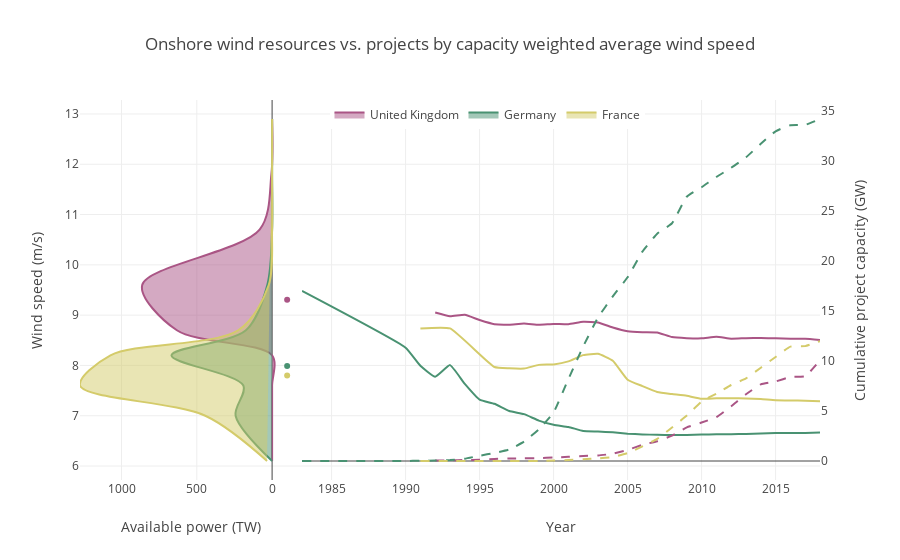

Here is the notebook cell this chart was saved with:
### Markdown cell above
Compare turbines with resources

### Code cell
fig = tools.make_subplots(rows=1, cols=3);
axes=[]
for i in range(len(cs)):
    c=cs[i]
    c2=c2s[i]
    x,y,z,w=projects(ons,c)
    x2=[class2speed[i] for i in wind_res[c2].keys()]
    y2=np.array(list(wind_res[c2].values()))
    #calculate average resource class, weighted by available capacity in each class 
    x2a=np.average(x2,weights=y2)
    fig.append_trace(
        go.Scatter(x=y2,y=x2,
            mode = 'lines',
            fill='toself',
            legendgroup= c2,
            name = c2,
            line=dict(
                color=colors[i],
                shape='spline',
                smoothing=smoothing[1]
            )
        ),1,1
    ); axes.append({'x':'','y':''});
    fig.append_trace(
        go.Scatter(x=[-100],y=[x2a],
            legendgroup= c2,
            name = 'mean '+c,
            marker=dict(
                color=colors[i],
            ),
            showlegend=False
        ),1,1
    ); axes.append({'x':'','y':''});
    fig.append_trace(
        go.Scatter(x=x,y=z,
            mode = 'lines',
            name = 'wind speed '+ c,  
            legendgroup= c2,
            line=dict(
                color=colors[i],
                shape='spline',
                smoothing=smoothing[0]
            ),
            showlegend=False
        ),1,2
    ); axes.append({'x':'2','y':''});
    fig.append_trace(
        go.Scatter(x=x,y=np.array(w)/1e6, #kW to GW conversion
            mode = 'lines',
            name = 'capacity '+ c,  
            legendgroup= c2,
            line=dict(
                color=colors[i],
                shape='spline',
                dash='dash',
                smoothing=smoothing[0]
            ),
            showlegend=False
        ),1,3
    ); axes.append({'x':'2','y':'2'});

for i in range(len(fig['data'])):
    fig['data'][i]['xaxis']='x'+axes[i]['x']
    fig['data'][i]['yaxis']='y'+axes[i]['y']

layout = go.Layout(
    xaxis=dict(
        domain=[0, 0.3],
        title='Available power (TW)',
        autorange='reversed'
    ),
    yaxis=dict(
        title='Wind speed (m/s)',
        hoverformat = '.2f'
    ),
    xaxis2=dict(
        domain=[0.3, 1],
        title='Year'
    ),
    yaxis2=dict(
        overlaying='y',
        showgrid=False,
        side='right',
        anchor='x2',
        hoverformat = '.2f',
        title='Cumulative project capacity (GW)',
    ),
    title='Onshore wind resources vs. projects by capacity weighted average wind speed',
    legend=dict(
        orientation='h',
        x=0.55,
        y=1,
        xanchor='center'
    )
)
fig["layout"]=layout
fig["layout"]["showlegend"] = True
fig["layout"]['hovermode']='x'
iplot(fig, filename='ons5')

### Figure 1 — Plotly figure (JSON) as saved in the notebook; plotly's stock layout.template omitted (floating-point values rounded to 4 significant figures)
{"data": [{"fill": "toself", "legendgroup": "United Kingdom", "line": {"color": "#AA5585", "shape": "spline", "smoothing": 0.9}, "mode": "lines", "name": "United Kingdom", "type": "scatter", "uid": "fb75db86-cf2d-11e8-b526-b00594f12df5", "x": [0, 0, 0, 0, 632.6, 862.9, 82.85, 4.77, 0], "xaxis": "x", "y": [6.1, 7, 7.6, 8.2, 8.7, 9.6, 10.7, 11.8, 12.9], "yaxis": "y"}, {"legendgroup": "United Kingdom", "marker": {"color": "#AA5585"}, "name": "mean GB", "showlegend": false, "type": "scatter", "uid": "fb7a79e4-cf2d-11e8-97f9-b00594f12df5", "x": [-100], "xaxis": "x", "y": [9.305], "yaxis": "y"}, {"legendgroup": "United Kingdom", "line": {"color": "#AA5585", "shape": "spline", "smoothing": 0.4}, "mode": "lines", "name": "wind speed GB", "showlegend": false, "type": "scatter", "uid": "fb7d9b24-cf2d-11e8-acfd-b00594f12df5", "x": [1992, 1993, 1994, 1995, 1996, 1997, 1998, 1999, 2000, 2001, 2002, 2003, 2004, 2005, 2006, 2007, 2008, 2009, 2010, 2011, 2012, 2013, 2014, 2015, 2016, 2017, 2018], "xaxis": "x2", "y": [9.053, 8.978, 9.007, 8.902, 8.819, 8.811, 8.834, 8.808, 8.825, 8.819, 8.867, 8.856, 8.755, 8.681, 8.66, 8.655, 8.564, 8.543, 8.538, 8.571, 8.531, 8.542, 8.544, 8.54, 8.529, 8.529, 8.507], "yaxis": "y"}, {"legendgroup": "United Kingdom", "line": {"color": "#AA5585", "dash": "dash", "shape": "spline", "smoothing": 0.4}, "mode": "lines", "name": "capacity GB", "showlegend": false, "type": "scatter", "uid": "fb81e0d2-cf2d-11e8-b58e-b00594f12df5", "x": [1992, 1993, 1994, 1995, 1996, 1997, 1998, 1999, 2000, 2001, 2002, 2003, 2004, 2005, 2006, 2007, 2008, 2009, 2010, 2011, 2012, 2013, 2014, 2015, 2016, 2017, 2018], "xaxis": "x2", "y": [0.03898, 0.07477, 0.09517, 0.1258, 0.2016, 0.2464, 0.2644, 0.2878, 0.3456, 0.4128, 0.5012, 0.5469, 0.7279, 1.109, 1.613, 1.98, 2.533, 3.355, 3.838, 4.379, 5.472, 6.668, 7.658, 7.945, 8.386, 8.475, 10.06], "yaxis": "y2"}, {"fill": "toself", "legendgroup": "Germany", "line": {"color": "#499272", "shape": "spline", "smoothing": 0.9}, "mode": "lines", "name": "Germany", "type": "scatter", "uid": "fbdb79d2-cf2d-11e8-a600-b00594f12df5", "x": [0, 242.5, 190.7, 668.5, 174.0, 31.79, 0, 0, 0], "xaxis": "x", "y": [6.1, 7, 7.6, 8.2, 8.7, 9.6, 10.7, 11.8, 12.9], "yaxis": "y"}, {"legendgroup": "Germany", "marker": {"color": "#499272"}, "name": "mean DE", "showlegend": false, "type": "scatter", "uid": "fbdd75c2-cf2d-11e8-86e7-b00594f12df5", "x": [-100], "xaxis": "x", "y": [7.99], "yaxis": "y"}, {"legendgroup": "Germany", "line": {"color": "#499272", "shape": "spline", "smoothing": 0.4}, "mode": "lines", "name": "wind speed DE", "showlegend": false, "type": "scatter", "uid": "fbdf2366-cf2d-11e8-b13b-b00594f12df5", "x": [1983, 1990, 1991, 1992, 1993, 1994, 1995, 1996, 1997, 1998, 1999, 2000, 2001, 2002, 2003, 2004, 2005, 2006, 2007, 2008, 2009, 2010, 2011, 2012, 2013, 2014, 2015, 2016, 2017, 2018], "xaxis": "x2", "y": [9.481, 8.353, 7.993, 7.776, 8.006, 7.633, 7.319, 7.238, 7.095, 7.031, 6.904, 6.82, 6.777, 6.697, 6.686, 6.67, 6.643, 6.629, 6.621, 6.618, 6.616, 6.625, 6.63, 6.631, 6.639, 6.647, 6.655, 6.658, 6.658, 6.665], "yaxis": "y"}, {"legendgroup": "Germany", "line": {"color": "#499272", "dash": "dash", "shape": "spline", "smoothing": 0.4}, "mode": "lines", "name": "capacity DE", "showlegend": false, "type": "scatter", "uid": "fbe0f826-cf2d-11e8-9497-b00594f12df5", "x": [1983, 1990, 1991, 1992, 1993, 1994, 1995, 1996, 1997, 1998, 1999, 2000, 2001, 2002, 2003, 2004, 2005, 2006, 2007, 2008, 2009, 2010, 2011, 2012, 2013, 2014, 2015, 2016, 2017, 2018], "xaxis": "x2", "y": [0.0003, 0.00728, 0.02048, 0.03938, 0.09668, 0.2265, 0.5265, 0.8056, 1.146, 1.929, 3.159, 4.862, 8.186, 11.45, 14.32, 16.44, 18.35, 20.91, 22.7, 23.74, 26.39, 27.34, 28.37, 29.28, 30.32, 31.68, 32.92, 33.54, 33.57, 34.15], "yaxis": "y2"}, {"fill": "toself", "legendgroup": "France", "line": {"color": "#D4CB6A", "shape": "spline", "smoothing": 0.9}, "mode": "lines", "name": "France", "type": "scatter", "uid": "fc1113ee-cf2d-11e8-ad4d-b00594f12df5", "x": [33.42, 443.7, 1276.0, 1074.0, 225.3, 22.27, 0, 0, 0], "xaxis": "x", "y": [6.1, 7, 7.6, 8.2, 8.7, 9.6, 10.7, 11.8, 12.9], "yaxis": "y"}, {"legendgroup": "France", "marker": {"color": "#D4CB6A"}, "name": "mean FR", "showlegend": false, "type": "scatter", "uid": "fc1818c0-cf2d-11e8-afe5-b00594f12df5", "x": [-100], "xaxis": "x", "y": [7.802], "yaxis": "y"}, {"legendgroup": "France", "line": {"color": "#D4CB6A", "shape": "spline", "smoothing": 0.4}, "mode": "lines", "name": "wind speed FR", "showlegend": false, "type": "scatter", "uid": "fc1dbe2e-cf2d-11e8-9bf5-b00594f12df5", "x": [1991, 1993, 1996, 1997, 1998, 1999, 2000, 2001, 2002, 2003, 2004, 2005, 2006, 2007, 2008, 2009, 2010, 2011, 2012, 2013, 2014, 2015, 2016, 2017, 2018], "xaxis": "x2", "y": [8.736, 8.736, 7.97, 7.944, 7.938, 8.011, 8.021, 8.08, 8.205, 8.231, 8.093, 7.717, 7.59, 7.472, 7.431, 7.396, 7.337, 7.347, 7.348, 7.343, 7.331, 7.307, 7.303, 7.3, 7.29], "yaxis": "y"}, {"legendgroup": "France", "line": {"color": "#D4CB6A", "dash": "dash", "shape": "spline", "smoothing": 0.4}, "mode": "lines", "name": "capacity FR", "showlegend": false, "type": "scatter", "uid": "fc24ea24-cf2d-11e8-bba3-b00594f12df5", "x": [1991, 1993, 1996, 1997, 1998, 1999, 2000, 2001, 2002, 2003, 2004, 2005, 2006, 2007, 2008, 2009, 2010, 2011, 2012, 2013, 2014, 2015, 2016, 2017, 2018], "xaxis": "x2", "y": [0.0002, 0.0022, 0.0049, 0.0053, 0.00555, 0.01266, 0.05439, 0.09226, 0.166, 0.2641, 0.3921, 0.7842, 1.453, 2.206, 3.337, 4.535, 5.941, 6.73, 7.589, 8.246, 9.32, 10.39, 11.43, 11.47, 11.96], "yaxis": "y2"}], "layout": {"hovermode": "x", "legend": {"orientation": "h", "x": 0.55, "xanchor": "center", "y": 1}, "showlegend": true, "title": "Onshore wind resources vs. projects by capacity weighted average wind speed", "xaxis": {"autorange": "reversed", "domain": [0, 0.3], "title": "Available power (TW)"}, "xaxis2": {"domain": [0.3, 1], "title": "Year"}, "yaxis": {"hoverformat": ".2f", "title": "Wind speed (m/s)"}, "yaxis2": {"anchor": "x2", "hoverformat": ".2f", "overlaying": "y", "showgrid": false, "side": "right", "title": "Cumulative project capacity (GW)"}}}
